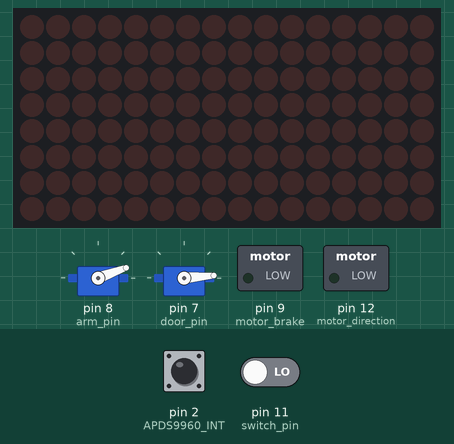
Simulated run of this sketch. Board: Arduino Uno, built with avr-gcc and run on an emulated ATmega328P. Shown: 2 × servo, 16×8 LED matrix, switched loads named in the sketch (green lamp = pin HIGH). The inputs (shaded band) are chosen by the test bench; at power-on: pin 11 (switch_pin) LOW, pin 2 (APDS9960_INT) HIGH. Random numbers use the default seed unless the sketch sets one; what the sketch prints to the serial monitor is not drawn.

Above: at 5.1 s.
5.2 s: pin 11 (switch_pin) driven HIGH
At 6.3 s:
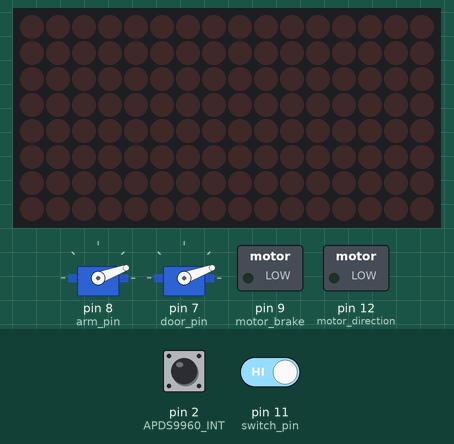
At 11.7 s:
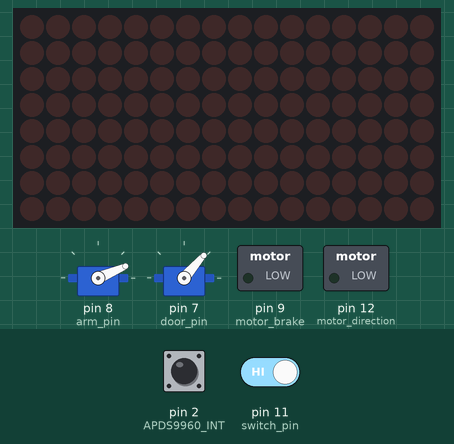
Timing chart, 0 to 22.4 s (numbered marks = the images above; inputs shaded):
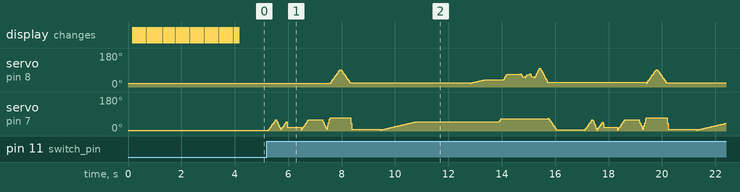

The sketch:

u_machine2016.ino
```cpp
#include <MaxMatrix.h>
#include <Wire.h>
#include <SparkFun_APDS9960.h>
#include <AFMotor.h>
#include <Servo.h>
#include <avr/pgmspace.h>

Servo arm_servo, door_servo;

#define APDS9960_INT    2 // Needs to be an interrupt pin

PROGMEM const unsigned char CH[] = {
  3, 8, B00000000, B00000000, B00000000, B00000000, B00000000, // space
  1, 8, B01011111, B00000000, B00000000, B00000000, B00000000, // !
  3, 8, B00000011, B00000000, B00000011, B00000000, B00000000, // "
  5, 8, B00010100, B00111110, B00010100, B00111110, B00010100, // #
  4, 8, B00100100, B01101010, B00101011, B00010010, B00000000, // $
  5, 8, B01100011, B00010011, B00001000, B01100100, B01100011, // %
  5, 8, B00110110, B01001001, B01010110, B00100000, B01010000, // &
  1, 8, B00000011, B00000000, B00000000, B00000000, B00000000, // '
  3, 8, B00011100, B00100010, B01000001, B00000000, B00000000, // (
  3, 8, B01000001, B00100010, B00011100, B00000000, B00000000, // )
  5, 8, B00101000, B00011000, B00001110, B00011000, B00101000, // *
  5, 8, B00001000, B00001000, B00111110, B00001000, B00001000, // +
  2, 8, B10110000, B01110000, B00000000, B00000000, B00000000, // ,
  4, 8, B00001000, B00001000, B00001000, B00001000, B00000000, // -
  2, 8, B01100000, B01100000, B00000000, B00000000, B00000000, // .
  4, 8, B01100000, B00011000, B00000110, B00000001, B00000000, // /
  4, 8, B00111110, B01000001, B01000001, B00111110, B00000000, // 0
  3, 8, B01000010, B01111111, B01000000, B00000000, B00000000, // 1
  4, 8, B01100010, B01010001, B01001001, B01000110, B00000000, // 2
  4, 8, B00100010, B01000001, B01001001, B00110110, B00000000, // 3
  4, 8, B00011000, B00010100, B00010010, B01111111, B00000000, // 4
  4, 8, B00100111, B01000101, B01000101, B00111001, B00000000, // 5
  4, 8, B00111110, B01001001, B01001001, B00110000, B00000000, // 6
  4, 8, B01100001, B00010001, B00001001, B00000111, B00000000, // 7
  4, 8, B00110110, B01001001, B01001001, B00110110, B00000000, // 8
  4, 8, B00000110, B01001001, B01001001, B00111110, B00000000, // 9
  2, 8, B01010000, B00000000, B00000000, B00000000, B00000000, // :
  2, 8, B10000000, B01010000, B00000000, B00000000, B00000000, // ;
  3, 8, B00010000, B00101000, B01000100, B00000000, B00000000, // <
  3, 8, B00010100, B00010100, B00010100, B00000000, B00000000, // =
  3, 8, B01000100, B00101000, B00010000, B00000000, B00000000, // >
  4, 8, B00000010, B01011001, B00001001, B00000110, B00000000, // ?
  5, 8, B00111110, B01001001, B01010101, B01011101, B00001110, // @
  4, 8, B01111110, B00010001, B00010001, B01111110, B00000000, // A
  4, 8, B01111111, B01001001, B01001001, B00110110, B00000000, // B
  4, 8, B00111110, B01000001, B01000001, B00100010, B00000000, // C
  4, 8, B01111111, B01000001, B01000001, B00111110, B00000000, // D
  4, 8, B01111111, B01001001, B01001001, B01000001, B00000000, // E
  4, 8, B01111111, B00001001, B00001001, B00000001, B00000000, // F
  4, 8, B00111110, B01000001, B01001001, B01111010, B00000000, // G
  4, 8, B01111111, B00001000, B00001000, B01111111, B00000000, // H
  3, 8, B01000001, B01111111, B01000001, B00000000, B00000000, // I
  4, 8, B00110000, B01000000, B01000001, B00111111, B00000000, // J
  4, 8, B01111111, B00001000, B00010100, B01100011, B00000000, // K
  4, 8, B01111111, B01000000, B01000000, B01000000, B00000000, // L
  5, 8, B01111111, B00000010, B00001100, B00000010, B01111111, // M
  5, 8, B01111111, B00000100, B00001000, B00010000, B01111111, // N
  4, 8, B00111110, B01000001, B01000001, B00111110, B00000000, // O
  4, 8, B01111111, B00001001, B00001001, B00000110, B00000000, // P
  4, 8, B00111110, B01000001, B01000001, B10111110, B00000000, // Q
  4, 8, B01111111, B00001001, B00001001, B01110110, B00000000, // R
  4, 8, B01000110, B01001001, B01001001, B00110010, B00000000, // S
  5, 8, B00000001, B00000001, B01111111, B00000001, B00000001, // T
  4, 8, B00111111, B01000000, B01000000, B00111111, B00000000, // U
  5, 8, B00001111, B00110000, B01000000, B00110000, B00001111, // V
  5, 8, B00111111, B01000000, B00111000, B01000000, B00111111, // W
  5, 8, B01100011, B00010100, B00001000, B00010100, B01100011, // X
  5, 8, B00000111, B00001000, B01110000, B00001000, B00000111, // Y
  4, 8, B01100001, B01010001, B01001001, B01000111, B00000000, // Z
  2, 8, B01111111, B01000001, B00000000, B00000000, B00000000, // [
  4, 8, B00000001, B00000110, B00011000, B01100000, B00000000, // \ backslash
  2, 8, B01000001, B01111111, B00000000, B00000000, B00000000, // ]
  3, 8, B00000010, B00000001, B00000010, B00000000, B00000000, // hat
  4, 8, B01000000, B01000000, B01000000, B01000000, B00000000, // _
  2, 8, B00000001, B00000010, B00000000, B00000000, B00000000, // `
  4, 8, B00100000, B01010100, B01010100, B01111000, B00000000, // a
  4, 8, B01111111, B01000100, B01000100, B00111000, B00000000, // b
  4, 8, B00111000, B01000100, B01000100, B00101000, B00000000, // c
  4, 8, B00111000, B01000100, B01000100, B01111111, B00000000, // d
  4, 8, B00111000, B01010100, B01010100, B00011000, B00000000, // e
  3, 8, B00000100, B01111110, B00000101, B00000000, B00000000, // f
  4, 8, B10011000, B10100100, B10100100, B01111000, B00000000, // g
  4, 8, B01111111, B00000100, B00000100, B01111000, B00000000, // h
  3, 8, B01000100, B01111101, B01000000, B00000000, B00000000, // i
  4, 8, B01000000, B10000000, B10000100, B01111101, B00000000, // j
  4, 8, B01111111, B00010000, B00101000, B01000100, B00000000, // k
  3, 8, B01000001, B01111111, B01000000, B00000000, B00000000, // l
  5, 8, B01111100, B00000100, B01111100, B00000100, B01111000, // m
  4, 8, B01111100, B00000100, B00000100, B01111000, B00000000, // n
  4, 8, B00111000, B01000100, B01000100, B00111000, B00000000, // o
  4, 8, B11111100, B00100100, B00100100, B00011000, B00000000, // p
  4, 8, B00011000, B00100100, B00100100, B11111100, B00000000, // q
  4, 8, B01111100, B00001000, B00000100, B00000100, B00000000, // r
  4, 8, B01001000, B01010100, B01010100, B00100100, B00000000, // s
  3, 8, B00000100, B00111111, B01000100, B00000000, B00000000, // t
  4, 8, B00111100, B01000000, B01000000, B01111100, B00000000, // u
  5, 8, B00011100, B00100000, B01000000, B00100000, B00011100, // v
  5, 8, B00111100, B01000000, B00111100, B01000000, B00111100, // w
  5, 8, B01000100, B00101000, B00010000, B00101000, B01000100, // x
  4, 8, B10011100, B10100000, B10100000, B01111100, B00000000, // y
  3, 8, B01100100, B01010100, B01001100, B00000000, B00000000, // z
  3, 8, B00001000, B00110110, B01000001, B00000000, B00000000, // {
  1, 8, B01111111, B00000000, B00000000, B00000000, B00000000, // |
  3, 8, B01000001, B00110110, B00001000, B00000000, B00000000, // }
  4, 8, B00001000, B00000100, B00001000, B00000100, B00000000, // ~
};

// VARIABLES
SparkFun_APDS9960 apds = SparkFun_APDS9960();
int isr_flag = 0;
int pos_arm, pos_door;
long rand_num;
int count = 0;
int val = 0;
bool mode_input = false;
bool intro_sign = false;
char c_ret_inner = 'q';

// PINS
int switch_pin = 11;
int arm_pin = 8;
int door_pin = 7;
int data = 6;    // DIN pin of MAX7219 module
int load = 13;    // CS pin of MAX7219 module
int clock = 10;  // CLK pin of MAX7219 module*/
int motor_direction = 12;
int motor_pwm = 3;
int motor_brake = 9;

int maxInUse = 2;  //how many MAX7219 are connected
MaxMatrix m(data, load, clock, maxInUse); // define Library
byte buffer[10];

void setup() {
  // Pin Setup
  pinMode(switch_pin, INPUT);
  arm_servo.attach(arm_pin);
  arm_servo.write(20);
  door_servo.attach(door_pin);
  door_servo.write(5);
  pinMode(APDS9960_INT, INPUT);
  pinMode(motor_direction, OUTPUT);
  pinMode(motor_brake, OUTPUT);

  // Random and Serial start
  Serial.begin(9600);
  randomSeed(analogRead(0));
  delay(50);
  Serial.println(F("--------------------------------"));
  Serial.println(F("SparkFun APDS-9960 - Gesture"));
  Serial.println(F("--------------------------------"));

  // Initialize interrupt service routine
  attachInterrupt(0, interruptRoutine, FALLING);

  // Initialize APDS-9960 (configure I2C and initial values)
  if ( apds.init() ) {
    Serial.println(F("APDS-9960 initialization complete"));
  }
  else {
    Serial.println(F("Something went wrong during APDS-9960 init!"));
  }

  // Start running the APDS-9960 gesture sensor engine
  if ( apds.enableGestureSensor(true) ) {
    Serial.println(F("Gesture sensor is now running"));
  }
  else {
    Serial.println(F("Something went wrong during gesture sensor init!"));
  }
  m.init();
  m.setIntensity(5);
}

void loop() {
  if (intro_sign == false) {
    Serial.println("LMA BOX    ");
    char string3[] = "LMA BOX    ";  // Scrolling Text
    m.shiftLeft(false, true);
    printStringWithShift(string3, 75);
    intro_sign = true;
  }
  delay(1050);
  char gest;
  if (isr_flag == 1) {
    detachInterrupt(0);
    gest = handleGesture();
    isr_flag = 0;
    attachInterrupt(0, interruptRoutine, FALLING);
  }
  Serial.println(gest);
  if (gest == 'u') {
    mode_input = true;
  }
  else {
    mode_input = false;
  }

  if (mode_input) {
    move_mode();
  }
  else {
    Serial.println("Choosing random!");
    rand_num = random(3);
    int switch_state = digitalRead(switch_pin);
    if (switch_state == HIGH) {
      if (rand_num == 0) {
        Serial.println("here0");
        normal_behavior();
      }
      else if (rand_num == 1) {
        Serial.println("here1");
        sneak();
      }
      else {
        Serial.println("here2");
        captain_crazy();
      }
    }
  }
}
void move_mode() {
  Serial.println("MOVE MODE");
  char string3[] = " Run Away Mode ";  // Scrolling Text
  m.shiftLeft(false, true);
  printStringWithShift(string3, 75);
  bool return_main = false;
  while (return_main == false) {
    // MOVES AWAY UNTIL SWITCH IS HIT, THEN RETURNS
    c_ret_inner = 'q';
    int switch_state = digitalRead(switch_pin);
    if (isr_flag == 1) {
      detachInterrupt(0);
      handleGesture_2();
      isr_flag = 0;
      attachInterrupt(0, interruptRoutine, FALLING);
    }
    Serial.println(c_ret_inner);
    if (c_ret_inner != 'q' && switch_state == LOW) {
      digitalWrite(motor_direction, LOW);
      digitalWrite(motor_brake, LOW);
      analogWrite(motor_pwm, 150);
      count++;
      delay(600);
      digitalWrite(motor_brake, HIGH);
    }
    else if (switch_state == HIGH) {
      move_back_mode();
      rand_num = random(3);
      if (rand_num == 0) {
        normal_behavior();
      }
      else if (rand_num == 1) {
        sneak();
      }
      else {
        captain_crazy();
      }
      return_main = true;
    }
    else {
      digitalWrite(motor_brake, HIGH);
    }
  }
}
void move_back_mode() {
  Serial.println("GOING BACK");
  char string4[] = " Going Back! ";  // Scrolling Text
  m.shiftLeft(false, true);
  printStringWithShift(string4, 75);

  digitalWrite(motor_direction, HIGH);
  digitalWrite(motor_brake, LOW);
  analogWrite(motor_pwm, 150);
  delay(700 * count);
  digitalWrite(motor_brake, HIGH);
  count = 0;
}

// 20 - 95 ARM ; 5 - 70 DOOR
void normal_behavior() {
  // LED DISPLAY?
  // Opening Door
  for (pos_door = 5; pos_door < 70; pos_door += 1) {
    door_servo.write(pos_door);
    delay(15);
  }
  // Opening Arm
  for (pos_arm = 20; pos_arm < 100; pos_arm += 3) {
    arm_servo.write(pos_arm);
    delay(15);
  }
  // Closing Arm
  for (pos_arm = 100; pos_arm > 20; pos_arm -= 3) {
    arm_servo.write(pos_arm);
    delay(15);
  }
  // Closing Door
  for (pos_door = 70; pos_door > 5; pos_door -= 1) {
    door_servo.write(pos_door);
    delay(15);
  }
}
// 20 - 95 ARM ; 5 - 70 DOOR
void sneak() {
  // LED DISPLAY?
  // Opening Door
  for (pos_door = 5; pos_door < 50; pos_door += 1) {
    door_servo.write(pos_door);
    delay(30);
  }
  delay(2000);
  // Opening Arm
  for (pos_arm = 20; pos_arm < 40; pos_arm += 1) {
    arm_servo.write(pos_arm);
    delay(30);
  }
  delay(500);
  for (pos_door = 50; pos_door < 70; pos_door += 4) {
    door_servo.write(pos_door);
    delay(15);
  }
  delay(100);
  for (pos_arm = 40; pos_arm < 70; pos_arm += 4) {
    arm_servo.write(pos_arm);
    delay(15);
  }
  delay(500);
  for (pos_arm = 70; pos_arm > 50; pos_arm -= 4) {
    arm_servo.write(pos_arm);
    delay(15);
  }
  delay(100);
  for (pos_arm = 50; pos_arm < 70; pos_arm += 4) {
    arm_servo.write(pos_arm);
    delay(15);
  }
  delay(100);
  for (pos_arm = 70; pos_arm > 50; pos_arm -= 4) {
    arm_servo.write(pos_arm);
    delay(15);
  }
  delay(100);
  for (pos_arm = 50; pos_arm < 100; pos_arm += 4) {
    arm_servo.write(pos_arm);
    delay(15);
  }
  for (pos_arm = 100; pos_arm > 20; pos_arm -= 4) {
    arm_servo.write(pos_arm);
    delay(15);
  }
  for (pos_door = 70; pos_door > 5; pos_door -= 3) {
    door_servo.write(pos_door);
    delay(15);
  }
}
// 20 - 95 ARM ; 5 - 70 DOOR
void captain_crazy() {
  // LED DISPLAY?
  //Crazy Door Portion
  for (pos_door = 5; pos_door < 60; pos_door += 3) {
    door_servo.write(pos_door);
    delay(15);
  }
  for (pos_door = 60; pos_door > 5; pos_door -= 5) {
    door_servo.write(pos_door);
    delay(15);
  }
  for (pos_door = 5; pos_door < 50; pos_door += 3) {
    door_servo.write(pos_door);
    delay(15);
  }
  for (pos_door = 50; pos_door > 5; pos_door -= 15) {
    door_servo.write(pos_door);
    delay(15);
  }
  delay(500);
  for (pos_door = 5; pos_door < 60; pos_door += 3) {
    door_servo.write(pos_door);
    delay(15);
  }
  delay(500);
  for (pos_door = 60; pos_door > 5; pos_door -= 5) {
    door_servo.write(pos_door);
    delay(15);
  }

  //"Functional" Part
  for (pos_door = 5; pos_door < 70; pos_door += 8) {
    door_servo.write(pos_door);
    delay(15);
  }
  for (pos_arm = 20; pos_arm < 95; pos_arm += 3) {
    arm_servo.write(pos_arm);
    delay(15);
  }
  for (pos_arm = 95; pos_arm > 20; pos_arm -= 3) {
    arm_servo.write(pos_arm);
    delay(15);
  }
  for (pos_door = 70; pos_door > 5; pos_door -= 15) {
    door_servo.write(pos_door);
    delay(15);
  }
}
void interruptRoutine() {
  isr_flag = 1;
}
char handleGesture() {
  char c_ret;
  if (apds.isGestureAvailable()) {
    switch (apds.readGesture()) {
      case DIR_UP:
        c_ret = 'u';
        break;
      case DIR_DOWN:
        c_ret = 'd';
        break;
      case DIR_LEFT:
        c_ret = 'l';
        break;
      case DIR_RIGHT:
        c_ret = 'r';
        break;
      case DIR_NEAR:
        c_ret = 'n';
        break;
      case DIR_FAR:
        c_ret = 'f';
        break;
      default:
        c_ret = 'q';
        break;
    }
  }
  return c_ret;
}
char handleGesture_2() {
  if (apds.isGestureAvailable()) {
    switch (apds.readGesture()) {
      case DIR_UP:
        c_ret_inner = 'u';
        break;
      case DIR_DOWN:
        c_ret_inner = 'd';
        break;
      case DIR_LEFT:
        c_ret_inner = 'l';
        break;
      case DIR_RIGHT:
        c_ret_inner = 'r';
        break;
      case DIR_NEAR:
        c_ret_inner = 'n';
        break;
      case DIR_FAR:
        c_ret_inner = 'f';
        break;
      default:
        c_ret_inner = 'q';
        break;
    }
  }
}
void printCharWithShift(char c, int shift_speed) {
  if (c < 32) return;
  c -= 32;
  memcpy_P(buffer, CH + 7*c, 7);
  m.writeSprite(maxInUse*8, 0, buffer);
  m.setColumn(maxInUse*8 + buffer[0], 0);

  for (int i=0; i<buffer[0]+1; i++)
  {
    delay(shift_speed);
    m.shiftLeft(false, false);
  }
}
// Extract characters from Scrolling text
void printStringWithShift(char* s, int shift_speed){
  while (*s != 0){
    printCharWithShift(*s, shift_speed);
    s++;
  }
}
```
